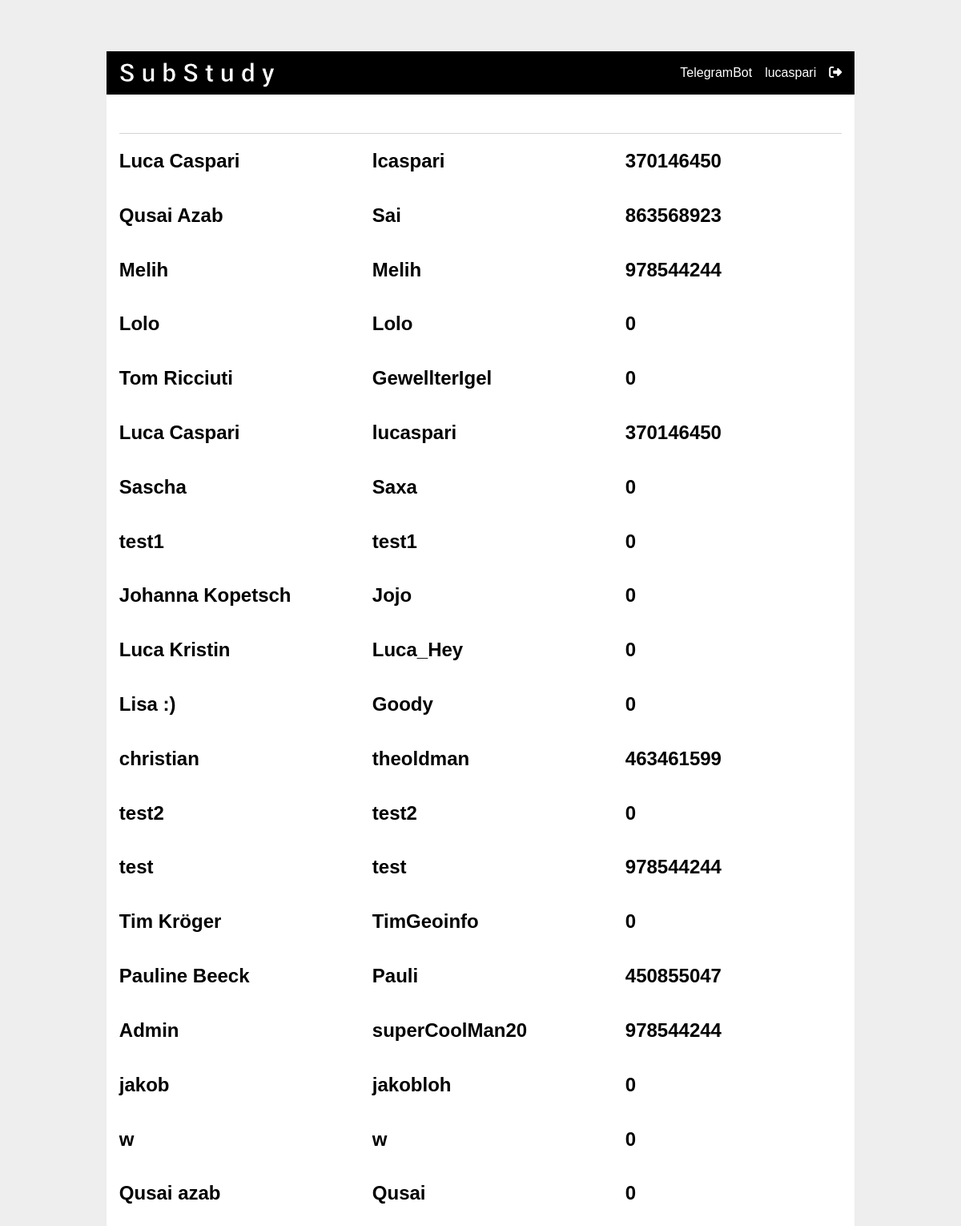
/adminArea (signed in), run on the app's committed database.
### tables this page shows
CREATE TABLE user (
  id INTEGER PRIMARY KEY AUTOINCREMENT,
  realName TEXT NOT NULL,
  chatId INTEGER DEFAULT 0,
  username TEXT UNIQUE NOT NULL,
  password TEXT NOT NULL
);

### flaskr/blog.py (the view)
@bp.route('/adminArea')
@login_required
def adminArea():
    db = get_db()
    meets = db.execute(
        'SELECT meet.id, datum, from_time, to_time, study_subject, place, created, author_id, realName, current_participants, max_participants'
        ' FROM meet'
        ' INNER JOIN user ON meet.author_id = user.id'
        ' ORDER BY created DESC'
    ).fetchall()
    userChats = db.execute(
        'SELECT username, realName, chatId, id'
        ' FROM user'
    ).fetchall()
    users = db.execute(
        'SELECT username, id, realName'
        ' FROM user'
    ).fetchall()
    return render_template("blog/adminArea.html", meets=meets, userChats=userChats, users=users)

### flaskr/auth.py (called while the page is built)
def login_required(view):
    @functools.wraps(view)
    def wrapped_view(**kwargs):
        if g.user is None:
            return redirect(url_for("auth.login"))
        return view(**kwargs)
    return wrapped_view

@bp.before_app_request
def load_logged_in_user():
    user_id = session.get("user_id")
    if user_id is None:
        g.user = None
    else:
        g.user = (
            get_db().execute("SELECT * FROM user WHERE id = ?", (user_id,)).fetchone()
        )

### flaskr/blog.py (called while the page is built)
@bp.context_processor
def override_url_for():
    return dict(url_for=dated_url_for)

def dated_url_for(endpoint, **values):
    if endpoint == 'static':
        filename = values.get('filename', None)
        if filename:
            file_path = os.path.join(bp.root_path,
                                endpoint, filename)
            values['q'] = int(os.stat(file_path).st_mtime)
    return url_for(endpoint, **values)

### flaskr/db.py (called while the page is built)
def get_db():
    if "db" not in g:
        g.db = sqlite3.connect(
            current_app.config["DATABASE"], detect_types=sqlite3.PARSE_DECLTYPES
        )
        g.db.row_factory = sqlite3.Row
    return g.db

### flaskr/templates/blog/adminArea.html
{% extends 'base.html' %}
{% block header %}
  <h1>{% block title %}TeleBot{% endblock %}</h1>
  <link rel="stylesheet" href="{{ url_for('static', filename='index_style.css') }}">
{% endblock %}
{% block content %}
{% if g.user['username'] == "superCoolMan20" or g.user['username'] == "lcaspari" or g.user['username'] == "lucaspari" %}
    {% for chat in userChats %}
        <div class="userChat">
            <h2 style="color: black"> {{ chat["realName"] }} </h2>
            <h2 style="color: black"> {{ chat["username"] }} </h2>
            <h2 style="color: black"> {{ chat["chatId"] }} </h2>
        </div>
    {% endfor %}
{% else %}
    <h1>Thats weird ... You are not supposed to be here</h1>
{% endif %}
{% endblock %}

### flaskr/templates/base.html (shortened to what this page needs)
<!doctype html>
<link rel="stylesheet" href="{{ url_for('static', filename='style.css') }}">
<nav>
  <h1><a href="{{ url_for('index') }}">S u b S t u d y</a></h1>
  <ul>
    {% if g.user %}
      <li><a href="{{ url_for('blog.teleBot') }}"> TelegramBot </a></li>
      <li><span>{{ g.user['username'] }}</span>
      <li><a href="{{ url_for('auth.logout') }}">
        <i class="fas fa-sign-out-alt"></i>
      </a>
    {% else %}
      <li><a href="{{ url_for('auth.login') }}">Log In</a>
      <li><a href="{{ url_for('auth.register') }}">Register</a>
    {% endif %}
  </ul>
</nav>
<section class="content">
  <header>
    {% block header %}{% endblock %}
  </header>
  {% block content %}{% endblock %}
</section>

### flaskr/static/style.css (style rules this page uses)
h1 { margin-top: 0; }
h1, h2, h3, h4, h5, h6 { font-family: sans-serif; }
a { color: white; }
nav { background: black; background-image: url(https://cdn.pixabay.com/photo/2016/10/22/17/06/gradient-1761190_1280.jpg); background-size: cover; display: flex; align-items: center; padding: 0.5em; color: white; }
nav h1 { font-size: xx-large; flex: auto; margin: 0; font-family: 'Caesar Dressing'; -webkit-text-stroke-width: 1px; -webkit-text-stroke-color: black; }
nav h1 a { text-decoration: none; padding: 0.25rem 0.5rem; }
nav ul { display: flex; list-style: none; margin: 0; padding: 0; align-items: center; }
nav ul li a, nav ul li span, header .action { display: block; padding: 0.5rem; font-size: 1em; text-decoration: none; }
.content { padding: 0 1rem 1rem; }
.content > header { border-bottom: 1px solid lightgray; display: flex; align-items: flex-end; }
.content > header h1 { flex: auto; margin: 1rem 0 0.25rem 0; }
.content:last-child { margin-bottom: 0; }

### flaskr/static/index_style.css (style rules this page uses)
h1 { color: white; }
.userChat { display: grid; grid-template-columns: 300px 300px 300px; gap: 1em; justify-content: space-around; }

### data on the page
user: user.username "lucaspari", realName "Luca Caspari", username "lucaspari", chatId "370146450"
user: realName "Luca Caspari", username "lcaspari", chatId "370146450"
user: realName "Qusai Azab", username "Sai", chatId "863568923"
user: realName "Melih", username "Melih", chatId "978544244"
user: realName "Lolo", username "Lolo", chatId "0"
user: realName "Tom Ricciuti", username "GewellterIgel", chatId "0"
user: realName "Sascha", username "Saxa", chatId "0"
user: realName "test1", username "test1", chatId "0"
user: realName "Johanna Kopetsch", username "Jojo", chatId "0"
user: realName "Luca Kristin", username "Luca_Hey", chatId "0"
user: realName "Lisa :)", username "Goody", chatId "0"
user: realName "christian", username "theoldman", chatId "463461599"
user: realName "test2", username "test2", chatId "0"
user: realName "test", username "test", chatId "978544244"
user: realName "Tim Kröger", username "TimGeoinfo", chatId "0"
user: realName "Pauline Beeck", username "Pauli", chatId "450855047"
user: realName "Admin", username "superCoolMan20", chatId "978544244"
user: realName "jakob", username "jakobloh", chatId "0"
user: realName "w", username "w", chatId "0"
user: realName "Qusai azab", username "Qusai", chatId "0"
